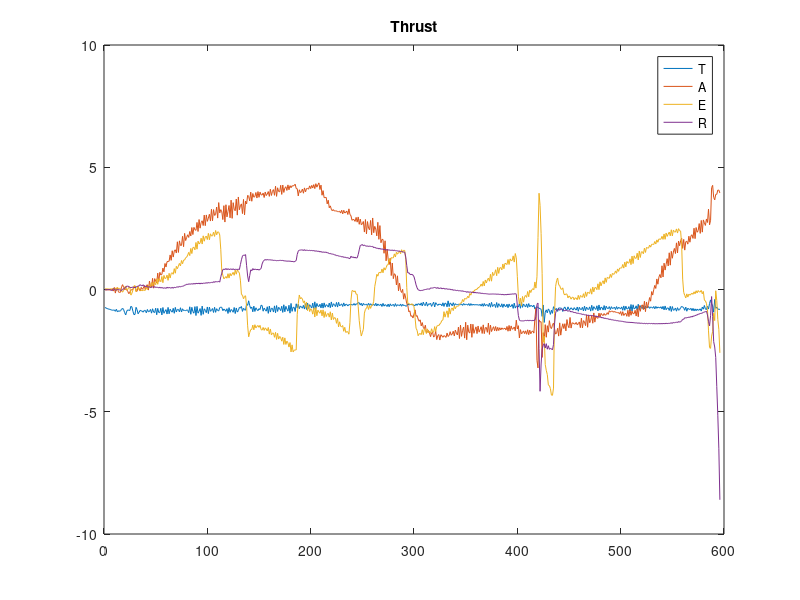
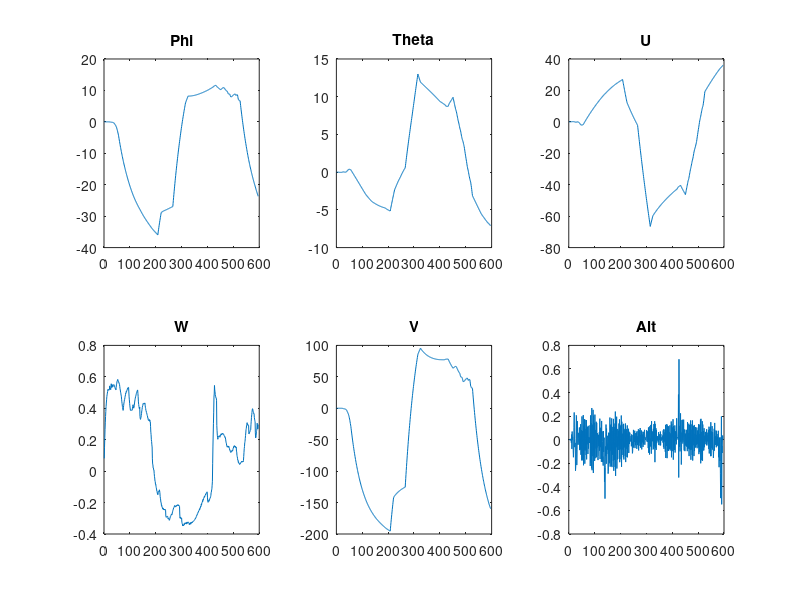

The MATLAB script that drew these images, in order: (Note: this script raises an error after producing the figures.)
%% Homework 6
% by Jackson Cox, Will Wu
clc, close all;

% %% Extract ground pressure
% load('Flight.mat');
% ground_pressure = rt_pressure.signals.values; % pascals
% g = 9.8; % acceleration due to gravity m/s^2
% M = 0.0289644; % molar mass of air in kg/mol
% R = 8.31432; % universal gas constant Nm/mol/k
% p0 = 101325; % Pa standard pressure
% 
% T =288.15;  % Assumed temperature in kelvin
% K =-g*M/R/T;
% z_hypsometric =@(P) 1/K.*log(P./p0);
% ground_alt = mean(z_hypsometric(ground_pressure));
% 
% 
% %% Declare constants
% 
% f_s = 200; %Hz
% T_s = 1/f_s;
% 
% %Fudge Factor: (can be calculated from measuring optical flow)
% ff = 1.1;
%% Parsing Collected Data 
load('RSdata.mat');
% Controls
figure;
plot(rt_test_mixer.signals.values);
legend('T','A','E','R');
title('Thrust');



figure;
subplot(2,3,1);
plot(rt_phi_est.signals.values);
title('Phi');
subplot(2,3,2);
plot(rt_theta_est.signals.values);
title('Theta');
subplot(2,3,3);
plot(rt_u_est.signals.values);
title('U');
subplot(2,3,4);
plot(rt_w_est.signals.values);
title('W');
subplot(2,3,5);
plot(rt_v_est.signals.values);
title('V');
subplot(2,3,6);
plot(rt_alt_est.signals.values);
title('Alt');
sgtitle('States');

%% Function declarations


